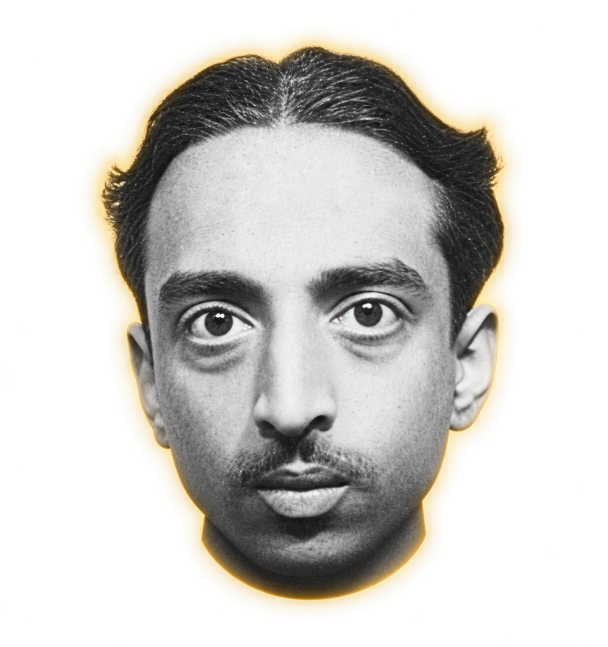
#> input picture previews/founder-opening/assets/balakrishna-menon-face-aura.png, 1216 x 1293 px, given in place of balakrishna-menon-4k-final.png, which was not available (shown at 1/2 size)
$ python prepare_registered_states.py
#> lines starting #> are read from the running program, lines starting #| are printed output that depends on the picture; after the words box and inside, x2 and y2 are one past the last pixel; in counts of white or black regions, pixels touching at a corner belong together; pictures that were not available may be replaced by others from this repository, and a replacement may not be noted
from pathlib import Path

from PIL import Image, ImageChops, ImageFilter


ROOT = Path(__file__).resolve().parents[1]
ASSETS = ROOT / "assets"
SIZE = 2048


def registered_menon() -> None:
    source = Image.open(ASSETS / "balakrishna-menon-4k-final.png").convert("RGBA")
#> source is the input picture: PIL image 1216x1293 RGBA; mean R, G, B, A 83.5, 80, 70.3, 112.7
    scale = 0.55
    resized = source.resize(
        (round(source.width * scale), round(source.height * scale)),
        Image.Resampling.LANCZOS,
    )
    canvas = Image.new("RGBA", (SIZE, SIZE))
#> canvas: PIL image 2048x2048 RGBA; every value is 0
    x = (SIZE - resized.width) // 2
#> x = 689
    canvas.alpha_composite(resized, (x, -100))
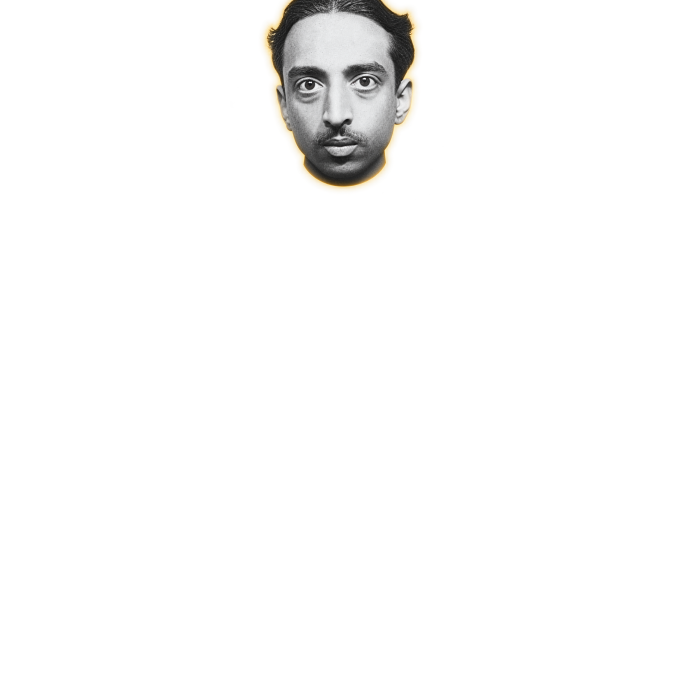
#> canvas: PIL image 2048x2048 RGBA (shown at 1/3 size); mean R, G, B, A 8.8, 8.4, 7.6, 12.1; transparent parts drawn white
    canvas.save(ASSETS / "menon-state-2048.png", optimize=True)


def registered_gurudev() -> None:
    source = Image.open(ASSETS / "gurudev-reveal-registered-v1.png").convert("RGBA")
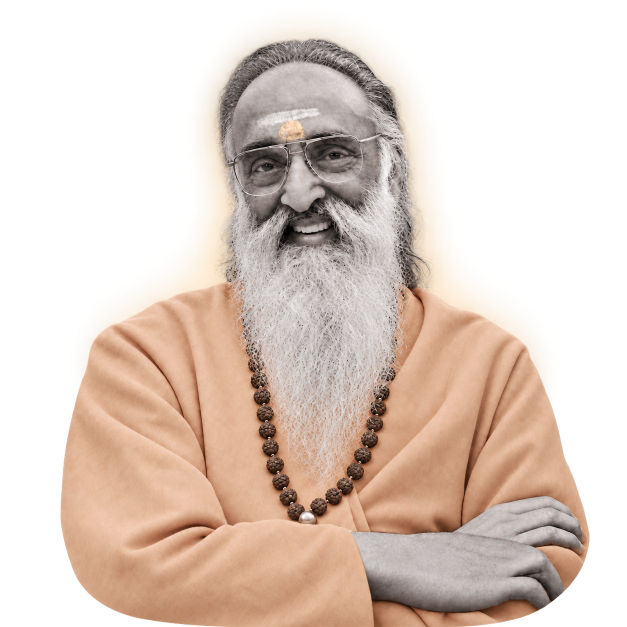
#> input picture previews/founder-opening/assets/gurudev-reveal-registered-v1.png, 1254 x 1254 px (shown at 1/2 size)
#> source is the input picture: PIL image 1254x1254 RGBA; mean R, G, B, A 118.9, 99.9, 84.4, 131.3
    red, green, blue, alpha = source.split()
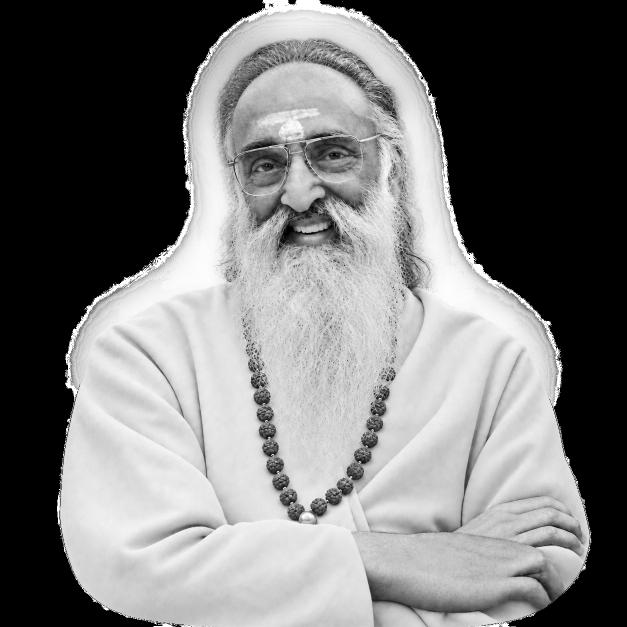
#> red: PIL image 1254x1254 L (shown at 1/2 size); min 0, max 255, mean 118.9
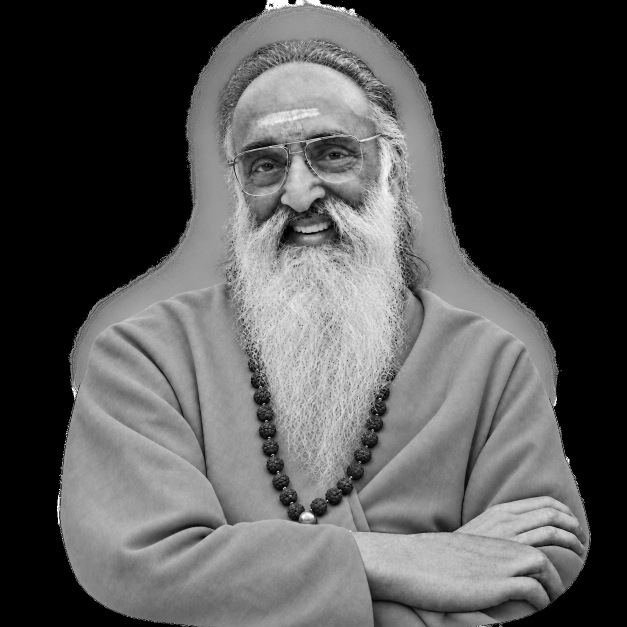
#> blue: PIL image 1254x1254 L (shown at 1/2 size); min 0, max 255, mean 84.4

    # Remove the low-opacity generated halo while retaining a clean photographic edge.
    solid = alpha.point(lambda value: 255 if value >= 185 else 0)
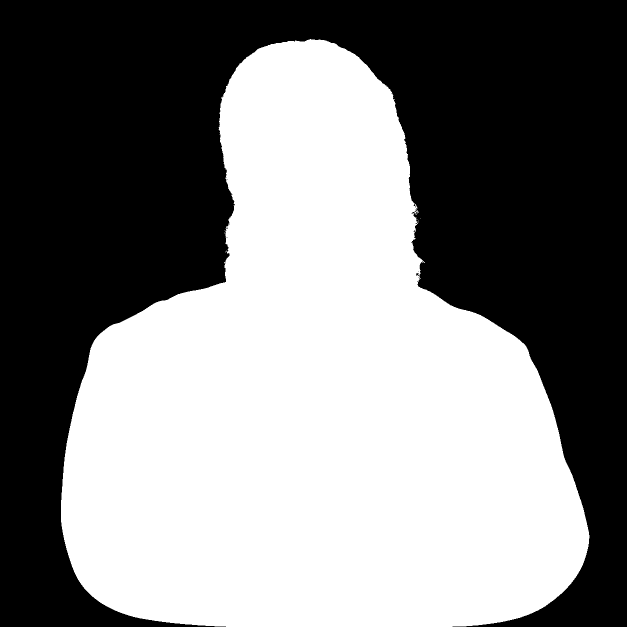
#> solid: PIL image 1254x1254 L (shown at 1/2 size); 50.4% white; 9 black regions (7 under 20 px), largest, box (x1, y1, x2, y2) and area: (0, 0, 1254, 1254) 779243, (832, 546, 839, 555) 27
    solid = solid.filter(ImageFilter.GaussianBlur(1.15))
    alpha = ImageChops.multiply(alpha, solid)

    pixels = source.load()
    alpha_pixels = alpha.load()
    for y in range(min(570, source.height)):
        for x in range(source.width):
            r, g, b, _ = pixels[x, y]
            warm = r > 150 and r > g * 1.08 and g > b * 1.08
            tilak = 470 <= x <= 770 and 175 <= y <= 365
            if warm and not tilak:
                alpha_pixels[x, y] = 0

    source.putalpha(alpha)

    # Keep the photograph archival; retain only a restrained warmth in the robe.
    grayscale = source.convert("L").convert("RGB")
    colour = source.convert("RGB")
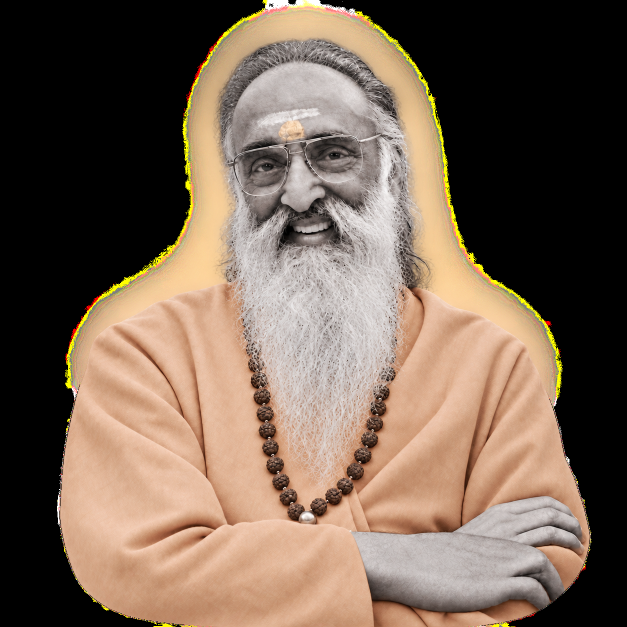
#> colour: PIL image 1254x1254 RGB (shown at 1/2 size); mean R, G, B 118.9, 99.9, 84.4
    restrained = Image.blend(grayscale, colour, 0.16).convert("RGBA")
    restrained.putalpha(source.getchannel("A"))
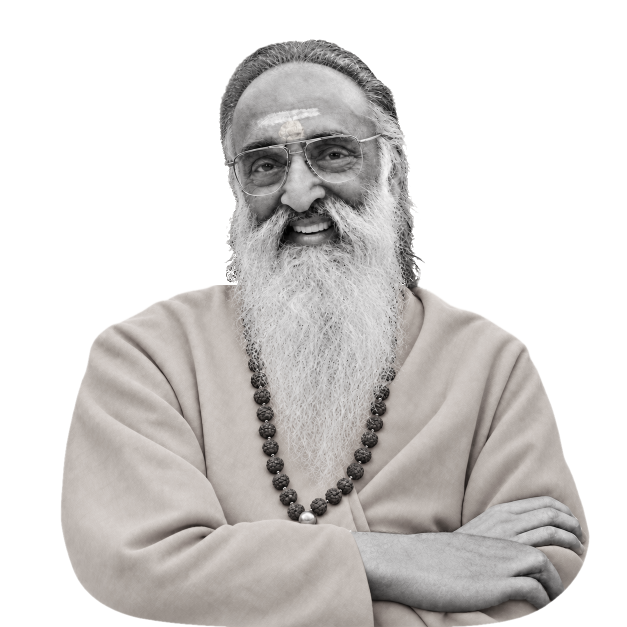
#> restrained: PIL image 1254x1254 RGBA (shown at 1/2 size); mean R, G, B, A 105.9, 102.9, 100.4, 126.9; transparent parts drawn white
    restrained = restrained.resize((SIZE, SIZE), Image.Resampling.LANCZOS)
#> restrained: PIL image 2048x2048 RGBA
    restrained.save(ASSETS / "gurudev-state-2048.png", optimize=True)


if __name__ == "__main__":
    registered_menon()
    registered_gurudev()
